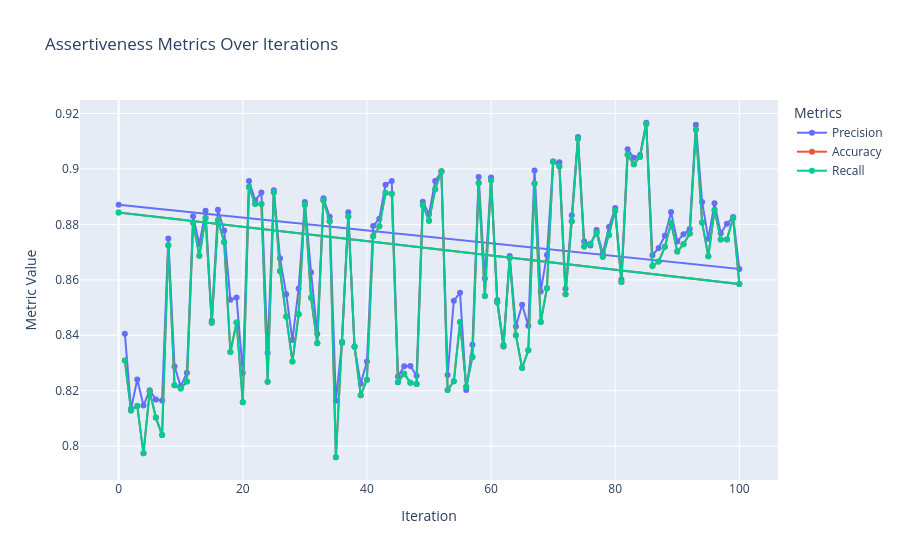

The cell this chart's notebook holds for it:
### Code cell
plot_assertiveness_metrics(metrics_per_iteration)
